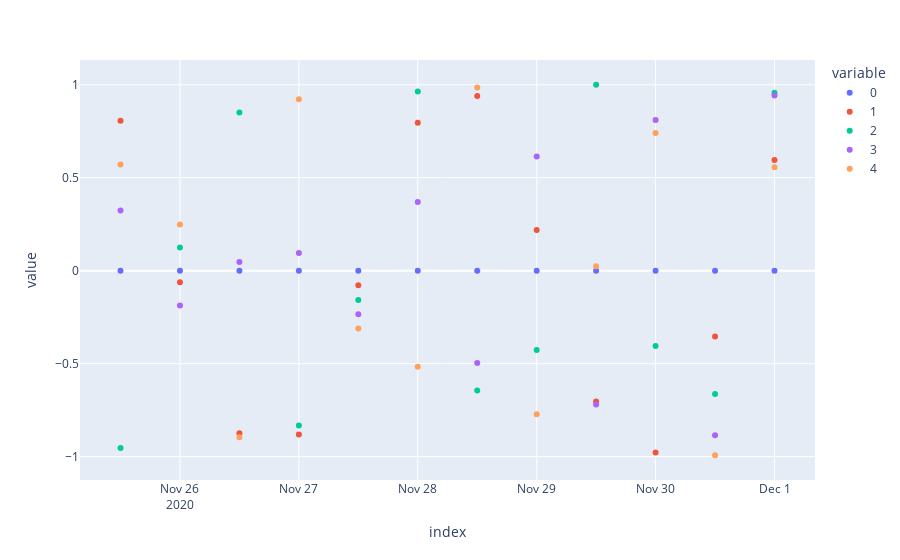

The notebook cell this image was saved under:
### Code cell
px.scatter(df[1])

### Figure 1 — Plotly figure (JSON) as saved in the notebook; plotly's stock layout.template omitted (floating-point values rounded to 4 significant figures)
{"data": [{"hovertemplate": "variable=0<br>index=%{x}<br>value=%{y}<extra></extra>", "legendgroup": "0", "marker": {"color": "#636efa", "symbol": "circle"}, "mode": "markers", "name": "0", "orientation": "v", "showlegend": true, "type": "scatter", "x": ["2020-11-25T12:00:00", "2020-11-26T00:00:00", "2020-11-26T12:00:00", "2020-11-27T00:00:00", "2020-11-27T12:00:00", "2020-11-28T00:00:00", "2020-11-28T12:00:00", "2020-11-29T00:00:00", "2020-11-29T12:00:00", "2020-11-30T00:00:00", "2020-11-30T12:00:00", "2020-12-01T00:00:00"], "xaxis": "x", "y": [0, 0, 0, 0, 0, 0, 0, 0, 0, 0, 0, 0], "yaxis": "y"}, {"hovertemplate": "variable=1<br>index=%{x}<br>value=%{y}<extra></extra>", "legendgroup": "1", "marker": {"color": "#EF553B", "symbol": "circle"}, "mode": "markers", "name": "1", "orientation": "v", "showlegend": true, "type": "scatter", "x": ["2020-11-25T12:00:00", "2020-11-26T00:00:00", "2020-11-26T12:00:00", "2020-11-27T00:00:00", "2020-11-27T12:00:00", "2020-11-28T00:00:00", "2020-11-28T12:00:00", "2020-11-29T00:00:00", "2020-11-29T12:00:00", "2020-11-30T00:00:00", "2020-11-30T12:00:00", "2020-12-01T00:00:00"], "xaxis": "x", "y": [0.806, -0.06258, -0.8736, -0.8815, -0.07889, 0.7962, 0.9393, 0.2188, -0.7029, -0.9783, -0.3543, 0.5955], "yaxis": "y"}, {"hovertemplate": "variable=2<br>index=%{x}<br>value=%{y}<extra></extra>", "legendgroup": "2", "marker": {"color": "#00cc96", "symbol": "circle"}, "mode": "markers", "name": "2", "orientation": "v", "showlegend": true, "type": "scatter", "x": ["2020-11-25T12:00:00", "2020-11-26T00:00:00", "2020-11-26T12:00:00", "2020-11-27T00:00:00", "2020-11-27T12:00:00", "2020-11-28T00:00:00", "2020-11-28T12:00:00", "2020-11-29T00:00:00", "2020-11-29T12:00:00", "2020-11-30T00:00:00", "2020-11-30T12:00:00", "2020-12-01T00:00:00"], "xaxis": "x", "y": [-0.9542, 0.1249, 0.8502, -0.8325, -0.1573, 0.9634, -0.6446, -0.427, 0.9999, -0.4053, -0.6626, 0.9568], "yaxis": "y"}, {"hovertemplate": "variable=3<br>index=%{x}<br>value=%{y}<extra></extra>", "legendgroup": "3", "marker": {"color": "#ab63fa", "symbol": "circle"}, "mode": "markers", "name": "3", "orientation": "v", "showlegend": true, "type": "scatter", "x": ["2020-11-25T12:00:00", "2020-11-26T00:00:00", "2020-11-26T12:00:00", "2020-11-27T00:00:00", "2020-11-27T12:00:00", "2020-11-28T00:00:00", "2020-11-28T12:00:00", "2020-11-29T00:00:00", "2020-11-29T12:00:00", "2020-11-30T00:00:00", "2020-11-30T12:00:00", "2020-12-01T00:00:00"], "xaxis": "x", "y": [0.3235, -0.1868, 0.04626, 0.09517, -0.2347, 0.3695, -0.497, 0.6144, -0.7196, 0.8104, -0.885, 0.9418], "yaxis": "y"}, {"hovertemplate": "variable=4<br>index=%{x}<br>value=%{y}<extra></extra>", "legendgroup": "4", "marker": {"color": "#FFA15A", "symbol": "circle"}, "mode": "markers", "name": "4", "orientation": "v", "showlegend": true, "type": "scatter", "x": ["2020-11-25T12:00:00", "2020-11-26T00:00:00", "2020-11-26T12:00:00", "2020-11-27T00:00:00", "2020-11-27T12:00:00", "2020-11-28T00:00:00", "2020-11-28T12:00:00", "2020-11-29T00:00:00", "2020-11-29T12:00:00", "2020-11-30T00:00:00", "2020-11-30T12:00:00", "2020-12-01T00:00:00"], "xaxis": "x", "y": [0.5712, 0.2479, -0.8952, 0.9224, -0.3107, -0.5163, 0.9856, -0.7722, 0.02384, 0.741, -0.9925, 0.5565], "yaxis": "y"}], "layout": {"legend": {"title": {"text": "variable"}, "tracegroupgap": 0}, "margin": {"t": 60}, "xaxis": {"anchor": "y", "domain": [0, 1], "title": {"text": "index"}}, "yaxis": {"anchor": "x", "domain": [0, 1], "title": {"text": "value"}}}}
